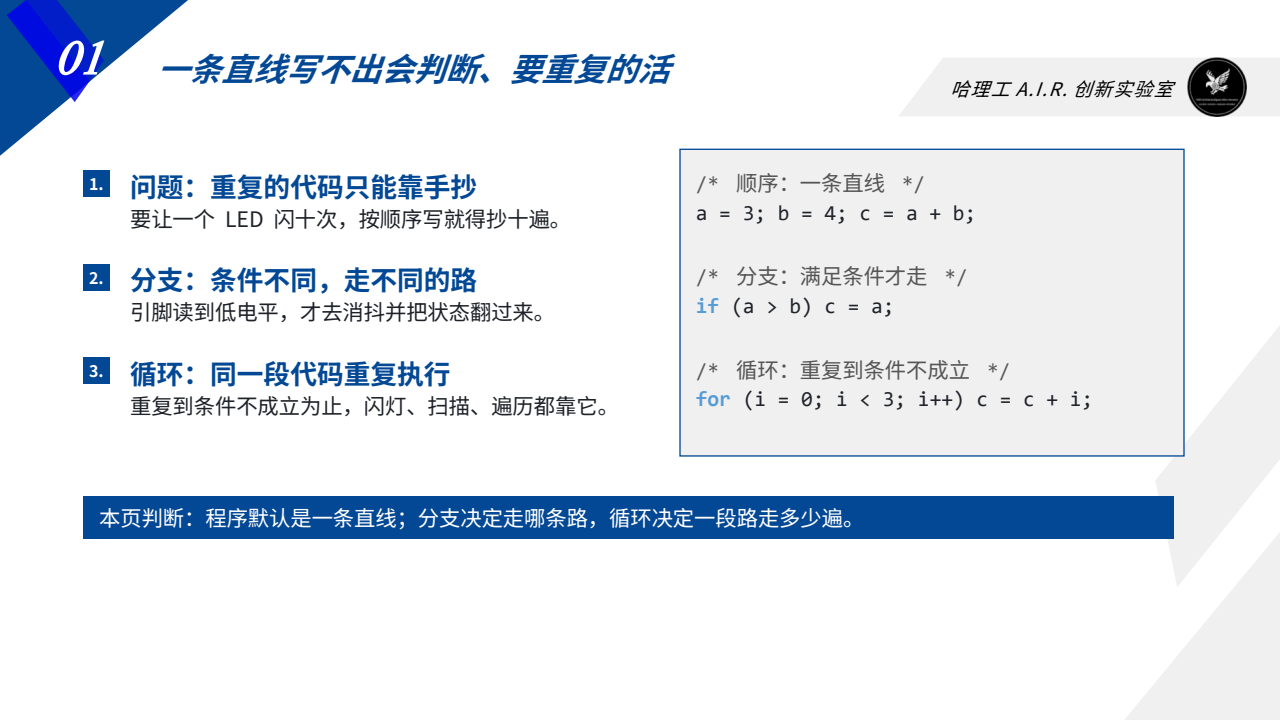
#> input picture .ppt-restyle/view-l2/page-0005.png, 1280 x 720 px, found by its file name
$ python compare.py out.png
#> lines starting #> are read from the running program, lines starting #| are printed output that depends on the picture
"""Build before/after comparison sheets from rendered page images."""
import sys, os
from PIL import Image, ImageDraw

try:
    sys.stdout.reconfigure(encoding='utf-8', errors='replace')
except Exception:
    pass

PAIRS = [
    ('第二讲 p5  三栏讲解页', r'.ppt-restyle\view-l2\page-0005.png', r'.ppt-restyle\view-new-l2\page-0005.png'),
    ('第二讲 p10  表格页', r'.ppt-restyle\view-l2\page-0010.png', r'.ppt-restyle\view-new-l2\page-0010.png'),
    ('第三讲 p14  消抖方案表', r'.ppt-restyle\view-l3\page-0014.png', r'.ppt-restyle\view-new-l3\page-0014.png'),
    ('第四讲 p18  作业页', r'.ppt-restyle\view-l4\page-0018.png', r'.ppt-restyle\view-new-l4\page-0018.png'),
]

TW = 640
PAD, HDR, LBL = 10, 34, 22
out = sys.argv[1]
W = 2 * TW + 3 * PAD
H = HDR + len(PAIRS) * (int(TW * 720 / 1280) + LBL + PAD) + PAD
canvas = Image.new('RGB', (W, H), (245, 246, 248))
d = ImageDraw.Draw(canvas)
d.text((PAD, 10), 'BEFORE  (原始 2-5 讲)', fill=(140, 30, 30))
d.text((PAD * 2 + TW, 10), 'AFTER  (改成第一讲单栏风格)', fill=(20, 100, 50))
y = HDR
th = int(TW * 720 / 1280)
for label, a, b in PAIRS:
    for i, p in enumerate((a, b)):
        im = Image.open(p).convert('RGB').resize((TW, th), Image.LANCZOS)
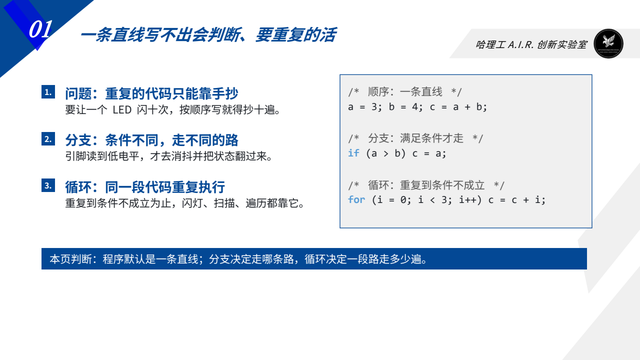
#> im: PIL image 640x360 RGB; mean R, G, B 226.5, 232.1, 239.3
        x = PAD + i * (TW + PAD)
        canvas.paste(im, (x, y))
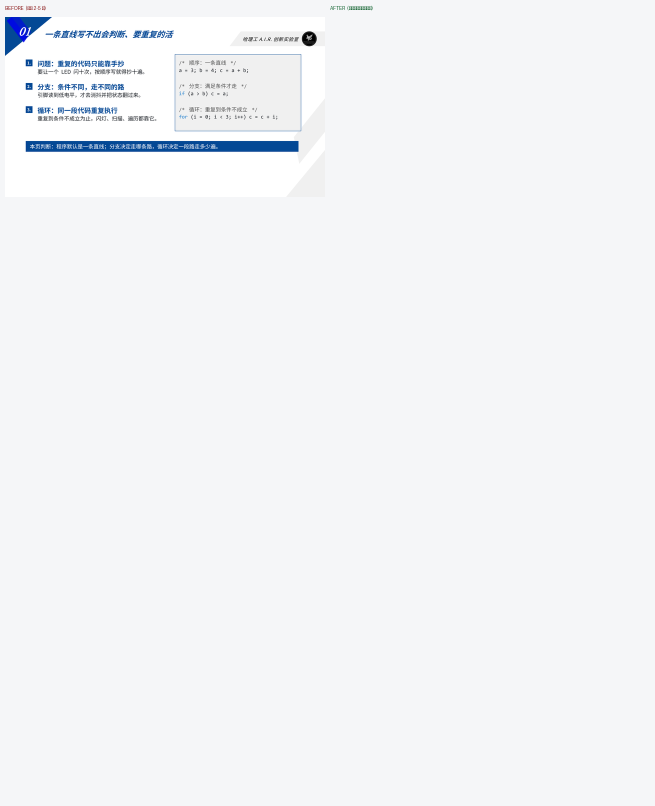
#> canvas: PIL image 1310x1612 RGB (shown at 1/2 size); mean R, G, B 242.9, 244.4, 247
        d.rectangle([x - 1, y - 1, x + TW, y + th], outline=(150, 150, 150))
    d.text((PAD + 2, y + th + 4), label, fill=(30, 30, 30))
    y += th + LBL + PAD
#> pass 2 of the loop `for label, a, b in PAIRS:`:
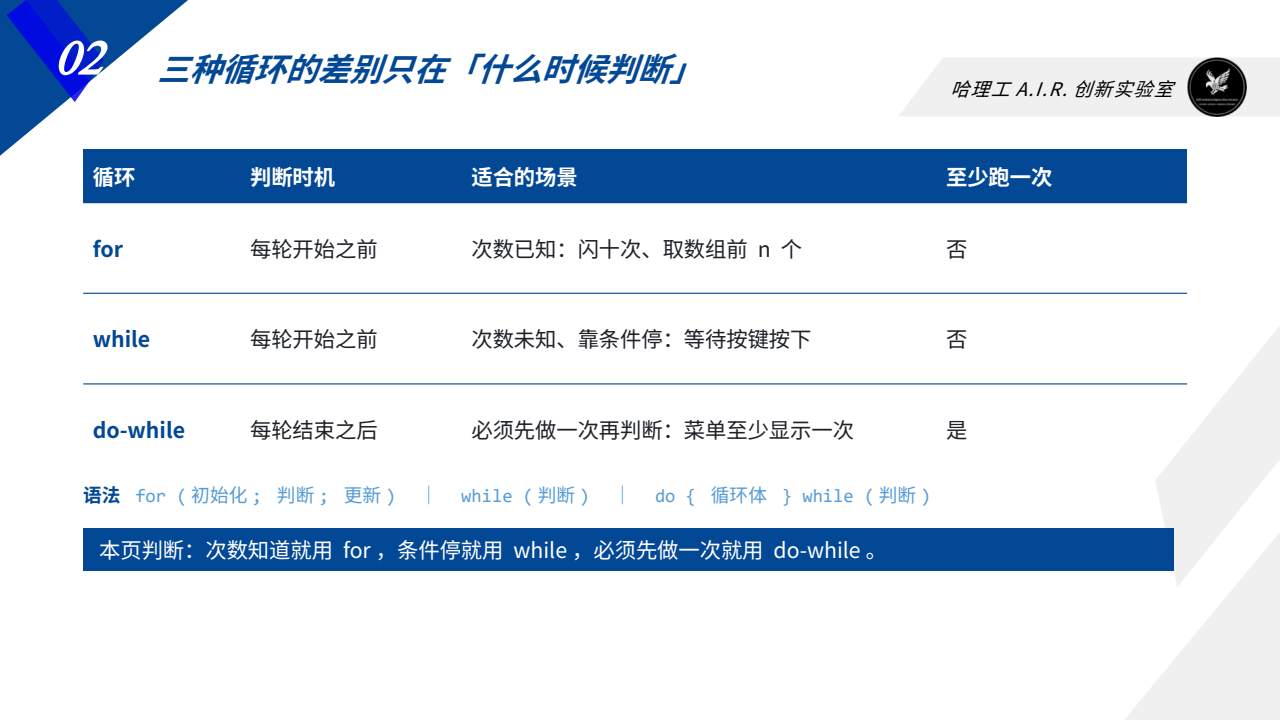
#> input picture .ppt-restyle/view-l2/page-0010.png, 1280 x 720 px, found by its file name
#> `im = Image.open(p).convert('RGB').resize((TW, th), Image.LANCZOS)`:
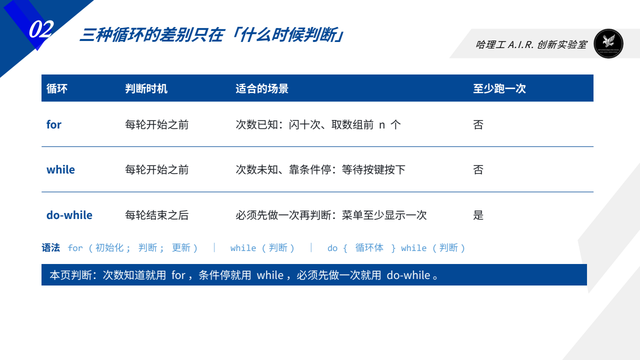
#> im: PIL image 640x360 RGB; mean R, G, B 216.5, 225.7, 237
#> `canvas.paste(im, (x, y))`:
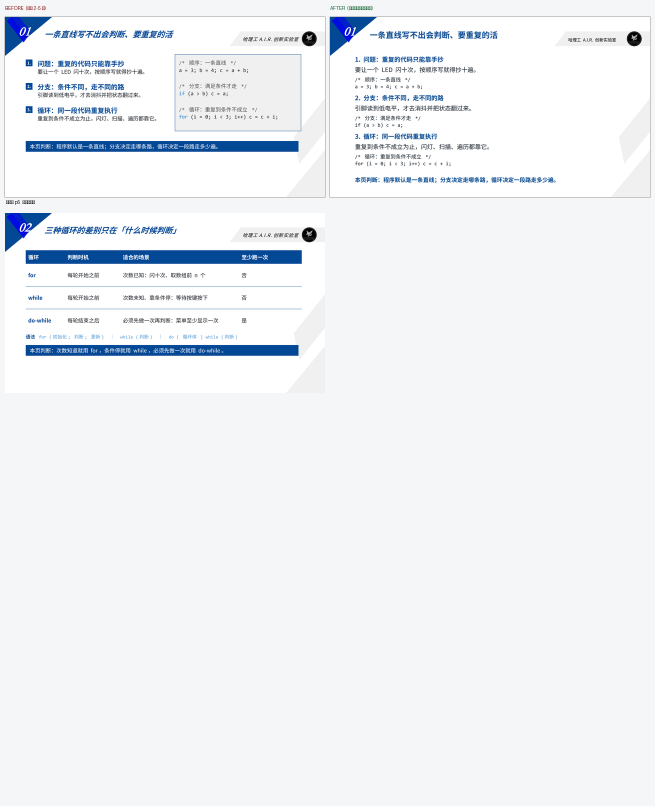
#> canvas: PIL image 1310x1612 RGB (shown at 1/2 size); mean R, G, B 239, 241.6, 245.3
#> pass 3 of the loop `for label, a, b in PAIRS:`:
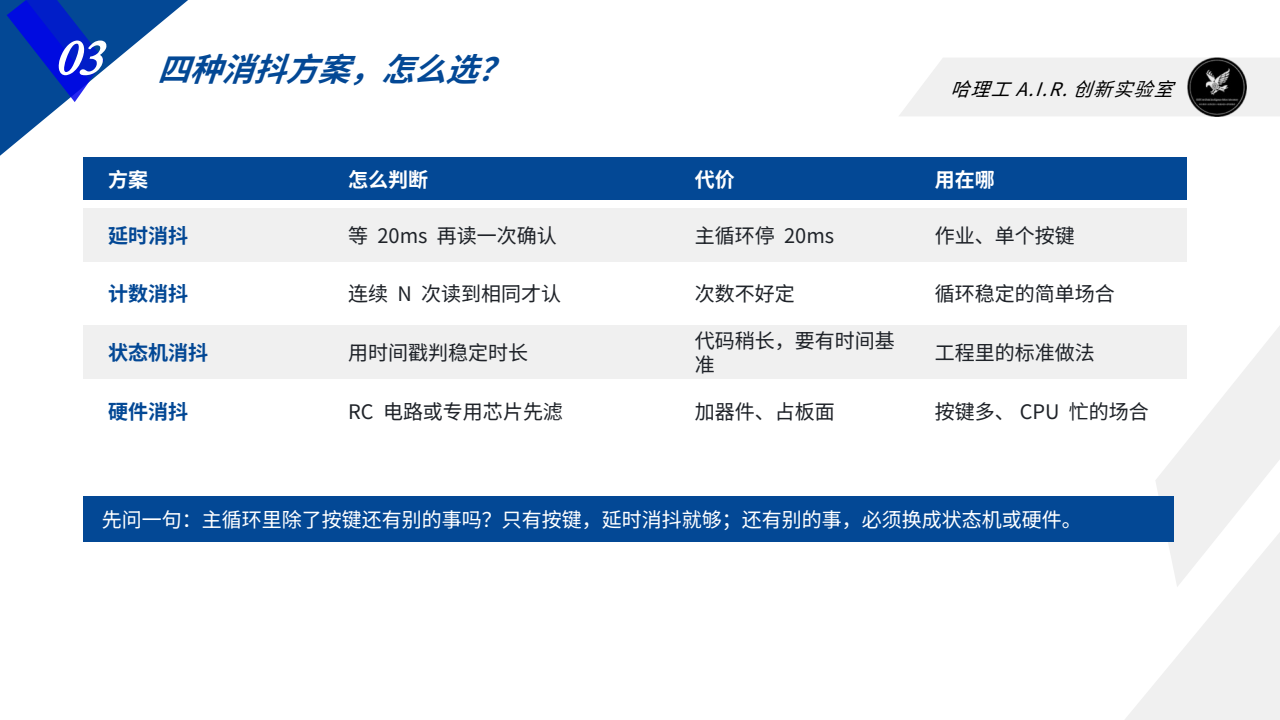
#> input picture .ppt-restyle/view-l3/page-0014.png, 1280 x 720 px, found by its file name
#> `im = Image.open(p).convert('RGB').resize((TW, th), Image.LANCZOS)`:
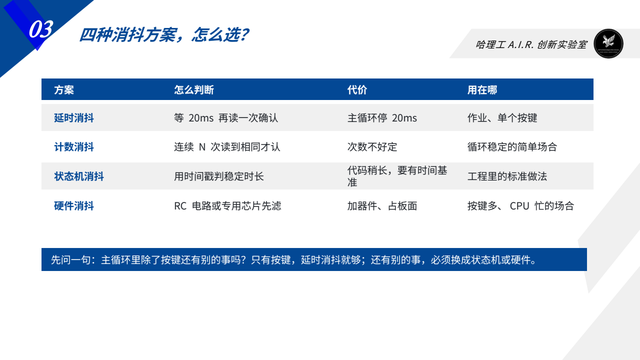
#> im: PIL image 640x360 RGB; mean R, G, B 218.1, 226.1, 236.1
#> `canvas.paste(im, (x, y))`:
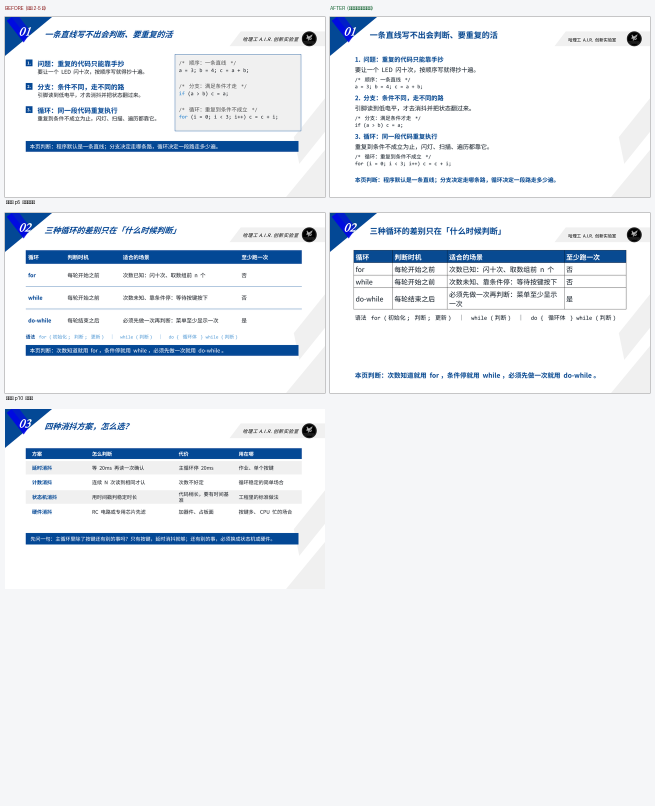
#> canvas: PIL image 1310x1612 RGB (shown at 1/2 size); mean R, G, B 233.8, 237.6, 242.7
#> (the run stopped early here; a loop or call above may not have finished)
